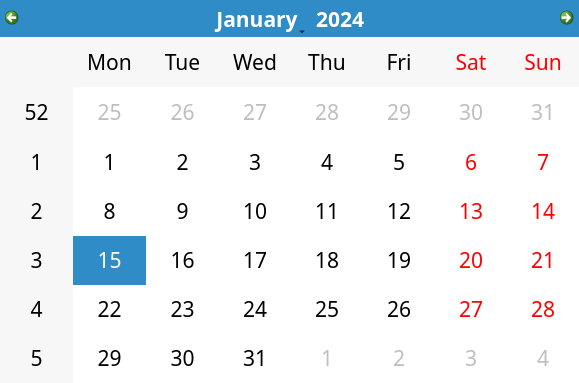
<?xml version="1.0" encoding="UTF-8"?>
<ui version="4.0">
 <class>todayDialog</class>
 <widget class="QDialog" name="todayDialog">
  <property name="geometry">
   <rect>
    <x>0</x>
    <y>0</y>
    <width>579</width>
    <height>383</height>
   </rect>
  </property>
  <property name="font">
   <font>
    <family>Vivaldi</family>
    <pointsize>16</pointsize>
   </font>
  </property>
  <property name="windowTitle">
   <string>Dialog</string>
  </property>
  <layout class="QVBoxLayout" name="verticalLayout">
   <property name="spacing">
    <number>0</number>
   </property>
   <property name="leftMargin">
    <number>0</number>
   </property>
   <property name="topMargin">
    <number>0</number>
   </property>
   <property name="rightMargin">
    <number>0</number>
   </property>
   <property name="bottomMargin">
    <number>0</number>
   </property>
   <item>
    <widget class="QCalendarWidget" name="calendarWidget"/>
   </item>
  </layout>
 </widget>
 <resources/>
 <connections/>
</ui>
